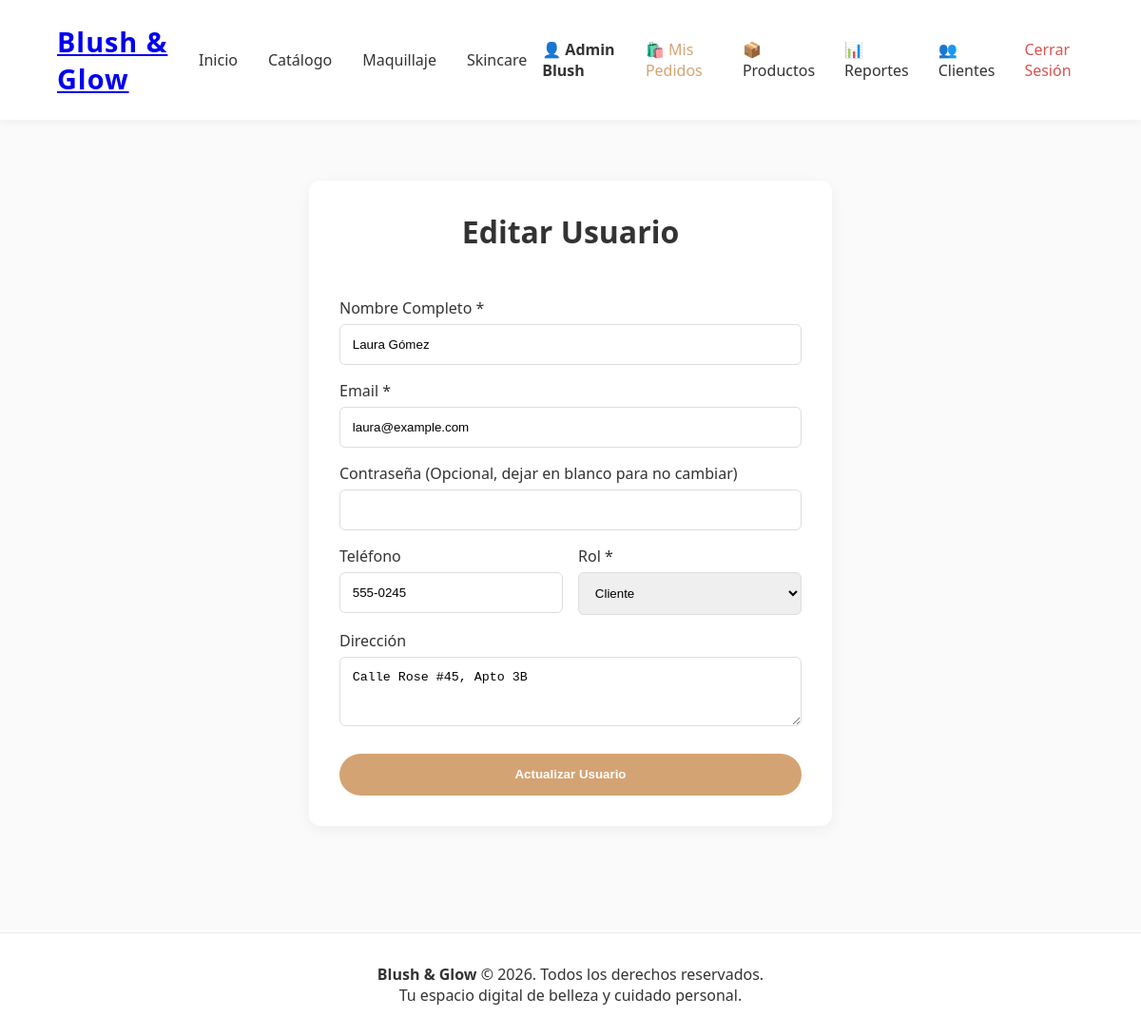
Page /index.php?c=adminUsuario&a=editar&id=2 (signed in) on the committed database.
### tables this page shows
CREATE TABLE `usuarios` (
  `usuario_id` int(11) NOT NULL,
  `nombre` varchar(100) NOT NULL,
  `email` varchar(150) NOT NULL,
  `password_hash` varchar(255) NOT NULL,
  `telefono` varchar(20) DEFAULT NULL,
  `direccion` text,
  `rol` enum('cliente','admin') DEFAULT 'cliente',
  `fecha_registro` timestamp NOT NULL DEFAULT CURRENT_TIMESTAMP
);

### controllers/AdminUsuarioController.php (called while the page is built, shortened)
<?php
require_once __DIR__ . '/../models/UsuarioModel.php';
class AdminUsuarioController {
    private $usuarioModel;
    public function __construct() {
        $this->usuarioModel = new UsuarioModel();
    }
    public function editar() {
        $id = isset($_GET['id']) ? (int)$_GET['id'] : 0;
        $usuario = $this->usuarioModel->obtenerPorId($id);
        require_once __DIR__ . '/../views/layout/header.php';
        require_once __DIR__ . '/../views/admin/usuarios_form.php';
        require_once __DIR__ . '/../views/layout/footer.php';
    }
}

### config/Database.php (called while the page is built)
<?php
class Database {
    private static $host = 'localhost';
    private static $dbName = 'blush_and_glow';
    private static $username = 'root';
    private static $password = '';
    private static $conn = null;
    public static function getConnection() {
        if (self::$conn === null) {
            try {
                $dsn = 'mysql:host=' . self::$host . ';dbname=' . self::$dbName . ';charset=utf8mb4';
                $options = [
                    PDO::ATTR_ERRMODE => PDO::ERRMODE_EXCEPTION,
                    PDO::ATTR_DEFAULT_FETCH_MODE => PDO::FETCH_ASSOC,
                    PDO::ATTR_EMULATE_PREPARES => false,
                ];
                self::$conn = new PDO($dsn, self::$username, self::$password, $options);
            } catch (PDOException $e) {
                die("Error de conexión a la base de datos: " . $e->getMessage());
            }
        }
        return self::$conn;
    }
}

### models/UsuarioModel.php (called while the page is built, shortened)
<?php
require_once __DIR__ . '/../config/Database.php';
class UsuarioModel {
    private $db;
    public function __construct() {
        $this->db = Database::getConnection();
    }
public function obtenerPorId($id) {
    $sql = "SELECT * FROM usuarios WHERE usuario_id = :id LIMIT 1";
    $stmt = $this->db->prepare($sql);
    $stmt->execute([':id' => $id]);
    return $stmt->fetch();
}
}

### views/admin/usuarios_form.php (the view, shortened to what this page needs)
<?php $esEdicion = isset($usuario); ?>
<main class="catalog-container">
    <div style="max-width: 550px; margin: 0 auto; background: var(--white); padding: 2rem; border-radius: 12px; box-shadow: 0 4px 15px rgba(0,0,0,0.05);">
        <h2><?php echo $esEdicion ? 'Editar Usuario' : 'Nuevo Usuario'; ?></h2>
        <form action="index.php?c=adminUsuario&a=<?php echo $esEdicion ? 'editar&id=' . $usuario['usuario_id'] : 'crear'; ?>" method="POST" style="margin-top: 1.5rem;">
            <div style="margin-bottom: 1rem;">
                <label style="display:block; margin-bottom: 0.4rem; font-weight:500;">Nombre Completo *</label>
                <input type="text" name="nombre" required value="<?php echo $esEdicion ? htmlspecialchars($usuario['nombre']) : ''; ?>" style="width:100%; padding: 0.8rem; border: 1px solid #ddd; border-radius:6px; box-sizing: border-box;">
            </div>
            <div style="margin-bottom: 1rem;">
                <label style="display:block; margin-bottom: 0.4rem; font-weight:500;">Email *</label>
                <input type="email" name="email" required value="<?php echo $esEdicion ? htmlspecialchars($usuario['email']) : ''; ?>" style="width:100%; padding: 0.8rem; border: 1px solid #ddd; border-radius:6px; box-sizing: border-box;">
            </div>
            <div style="margin-bottom: 1rem;">
                <label style="display:block; margin-bottom: 0.4rem; font-weight:500;">Contraseña <?php echo $esEdicion ? '(Opcional, dejar en blanco para no cambiar)' : '*'; ?></label>
                <input type="password" name="password" <?php echo $esEdicion ? '' : 'required'; ?> style="width:100%; padding: 0.8rem; border: 1px solid #ddd; border-radius:6px; box-sizing: border-box;">
            </div>
            <div style="display: grid; grid-template-columns: 1fr 1fr; gap: 1rem; margin-bottom: 1rem;">
                <div>
                    <label style="display:block; margin-bottom: 0.4rem; font-weight:500;">Teléfono</label>
                    <input type="text" name="telefono" value="<?php echo $esEdicion ? htmlspecialchars($usuario['telefono']) : ''; ?>" style="width:100%; padding: 0.8rem; border: 1px solid #ddd; border-radius:6px; box-sizing: border-box;">
                </div>
                <div>
                    <label style="display:block; margin-bottom: 0.4rem; font-weight:500;">Rol *</label>
                    <select name="rol" required style="width:100%; padding: 0.8rem; border: 1px solid #ddd; border-radius:6px; box-sizing: border-box;">
                        <option value="cliente" <?php echo ($esEdicion && $usuario['rol'] === 'cliente') ? 'selected' : ''; ?>>Cliente</option>
                    </select>
                </div>
            </div>
            <div style="margin-bottom: 1.5rem;">
                <label style="display:block; margin-bottom: 0.4rem; font-weight:500;">Dirección</label>
                <textarea name="direccion" rows="3" style="width:100%; padding: 0.8rem; border: 1px solid #ddd; border-radius:6px; box-sizing: border-box; resize: vertical;"><?php echo $esEdicion ? htmlspecialchars($usuario['direccion']) : ''; ?></textarea>
            </div>
            <button type="submit" class="btn-primary" style="width: 100%; padding: 0.9rem; border:none; cursor:pointer;">
                <?php echo $esEdicion ? 'Actualizar Usuario' : 'Guardar Usuario'; ?>
            </button>
        </form>
    </div>
</main>

### public/css/styles.css (style rules this page uses)
:root { --primary-color: #f8c8dc; --accent-color: #d4a373; --text-dark: #333333; --bg-light: #fafafa; --white: #ffffff; --font-main: 'Segoe UI', Tahoma, Geneva, Verdana, sans-serif; }
* { margin: 0; padding: 0; box-sizing: border-box; }
body { font-family: var(--font-main); background-color: var(--bg-light); color: var(--text-dark); }
.btn-primary { display: inline-block; background-color: var(--accent-color); color: var(--white); padding: 0.8rem 2rem; border-radius: 25px; text-decoration: none; font-weight: bold; transition: background-color 0.3s; }
.catalog-container { padding: 4rem 5%; }
.catalog-container h2 { text-align: center; margin-bottom: 3rem; font-size: 2rem; }

### rows in the picture
usuarios: nombre "Laura Gómez", email "laura@example.com", telefono "555-0245", rol "Cliente", direccion "Calle Rose #45, Apto 3B"

### other values in the picture
$_SESSION['usuario']['nombre'] "Admin Blush"
